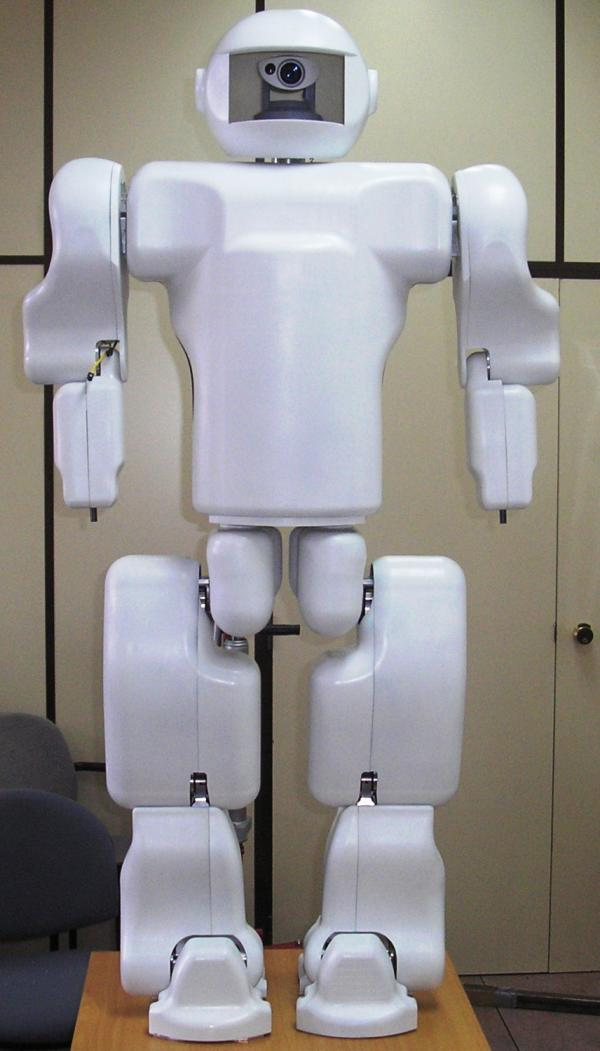
#> input picture images/front.jpg, 600 x 1051 px, given in place of tatup.mp4, which was not available
$ python main_vision_loop_hash.py
#> lines starting #> are read from the running program, lines starting #| are printed output that depends on the picture; pictures that were not available may be replaced by others from this repository, and a replacement may not be noted
# -*- coding: utf-8 -*-
"""
Author: Santiago Morante
Robotics Lab. Universidad Carlos III de Madrid

About: This file (when finished) captures two videos, and trains weights
to relate both images. After training (in fact, it is online, so I should say
'when enough time has passed') it can predict movements between cameras.
"""

import numpy as np
import cv2
from itertools import product

################################################
################################################
def limit(x):
    if(x<=0):
        return 0
    elif(x>=1):
        return 1
    else:
        return x

################################################
################################################

#params
ROWS_1 = 10
COLS_1 = 10
ROWS_2 = 10
COLS_2 = 10

alpha = 0.2
beta =0.001

# video
cap1 = cv2.VideoCapture('videos/tatup.mp4')
cap2 = cv2.VideoCapture('videos/tatup.mp4')

# create dictionary (hash table)
data={}
ROWS_1_list = list(range(ROWS_1))
COLS_1_list = list(range(COLS_1))
ROWS_2_list = list(range(ROWS_2))
COLS_2_list = list(range(COLS_2))

combos = product(ROWS_1_list, COLS_1_list, ROWS_2_list, COLS_2_list)

#### filling initial data
for x in combos:
   theKey = str(x[0]) + " " + str(x[1]) + " " + str(x[2]) + " " + str(x[3])
   data[theKey]=0
######################################


##### some variables ###############################
if(cap1.isOpened() & cap2.isOpened()):
    ret1, frame1 = cap1.read()
#> frame1 is the input picture: shape (1051, 600, 3); mean B, G, R 143.8, 145.5, 148.6
    ret2, frame2 = cap2.read()

    frame1Rows = frame1.shape[0]
#> frame1Rows = 1051
    frame1Cols = frame1.shape[1]
#> frame1Cols = 600
    frame2Rows = frame2.shape[0]
#> frame2Rows = 1051
    frame2Cols = frame2.shape[1]
#> frame2Cols = 600
else:
    raise NameError('Cannot extract images from video')
######################################################

## some neccesary initialization
image_1_t_1  =  np.zeros((ROWS_1, COLS_1), np.uint8) # image 1 previous time
image_2_t_1  =  np.zeros((ROWS_2, COLS_2), np.uint8) # image 2 previous time

predictor_image_1 = np.zeros((ROWS_1,COLS_1), np.uint8)#first predictor map 1
predictor_image_2 = np.zeros((ROWS_2,COLS_2), np.uint8) #first predictor map 2

error_image_1 = np.zeros((frame1Rows,frame1Cols), np.uint8)#first error map 1
error_image_2 = np.zeros((frame2Rows,frame2Cols), np.uint8) #first error map 2


###### LOOP #######
### loop params initilization
weight=0.0
currentWeight=0.0
prev_i=-1
prev_j=-1
prev_k=-1
prev_l=-1
newFrame=False

while(cap1.isOpened() & cap2.isOpened()):
    ret1, frame1 = cap1.read()
    ret2, frame2 = cap2.read()
    newFrame=True

    # note the changed axis in opencv
    frame1_reduced  = cv2.resize(frame1,(COLS_1, ROWS_1), interpolation = cv2.INTER_NEAREST)
    frame2_reduced  = cv2.resize(frame2,(COLS_2, ROWS_2), interpolation = cv2.INTER_NEAREST)


    image_1_t_0 = cv2.cvtColor(frame1_reduced, cv2.COLOR_BGR2GRAY)
    image_2_t_0 = cv2.cvtColor(frame2_reduced, cv2.COLOR_BGR2GRAY)

    # update weights

    for key, value in data.items():
        chainStr= key.split()
        i=int(chainStr[0])  # X_1
        j=int(chainStr[1])  # Y_1
        k=int(chainStr[2])  # X_2
        l=int(chainStr[3])  # Y_2

        # find row in DB and change weight value
        currentWeight = value


        #if no variation in any of the images, we cannot predict relation
        #so only decay affects output. Similar to losing confidence in
        #relation (prediction)

       # we only make calculation of variation if something has changed
       # either a new frame, or the indexes
        if(i!=prev_i or j!=prev_j or newFrame==True):
            Var_V1 = np.abs(image_1_t_0.item(i,j)-image_1_t_1.item(i,j))

        if(Var_V1==0):
            weight = limit(currentWeight - beta)
        else:
            if(k!=prev_k or l!=prev_l or newFrame==True):
                Var_V2 = np.abs(image_2_t_0.item(k,l)-image_2_t_1.item(k,l))
            if(Var_V2==0):
                weight = limit(currentWeight - beta)
            else:
                weight = limit(currentWeight + (alpha * Var_V1 * Var_V2 / 255.0) - beta)

        #assign new weight to cell in DB
        data[key]=weight

        ## take advantadge of loop to update maps
        currPix1 = predictor_image_1.item(i,j)
        currPix2 = predictor_image_2.item(k,l)
        predictor_image_1.itemset( (i,j), currPix1 + image_2_t_0.item(k,l)*weight )
        predictor_image_2.itemset( (k,l), currPix2 + image_1_t_0.item(i,j)*weight )

        #update indexes
        prev_i=i
        prev_j=j
        prev_k=k
        prev_l=l
        newFrame=False
#> this loop made 10000 passes
#> (Var_V1, Var_V2) on pass 1: (94, 94)
#> Var_V2 on passes 2 to 7: 92, 109, 131, 166, 178, 190
#> after the loop, data = 10000 items

   #update previous image
    image_1_t_1 = image_1_t_0.copy()
    image_2_t_1 = image_2_t_0.copy()
#########################################################
#####   END LOOP   #####################

    #### PREDICTOR MAPS ######
    # original size
#    big_predictor_image_1 = cv2.resize(predictor_image_1,(frame1Cols, frame1Rows), interpolation = cv2.INTER_NEAREST)
    #big_predictor_image_2 = cv2.resize(predictor_image_2,(frame2Cols, frame2Rows), interpolation = cv2.INTER_NEAREST)

    # smaller size
    big_predictor_image_1 = cv2.resize(predictor_image_1,(200, 200), interpolation = cv2.INTER_NEAREST)
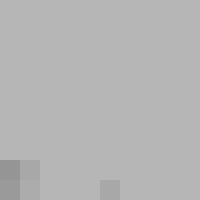
#> big_predictor_image_1: shape (200, 200); min 149, max 182, mean 181
  #  big_predictor_image_2 = cv2.resize(predictor_image_2,(200, 200), interpolation = cv2.INTER_NEAREST)

    #### SHOW PREDICTOR IMAGES ######
    cv2.imshow('Predictor 1',big_predictor_image_1)
  #  cv2.imshow('Predictor 2',big_predictor_image_2)

    #### SHOW ORIGINAL IMAGES ######
    cv2.imshow('Frame 1', frame1)
   # [11 lines of commented-out code are left out]


    if cv2.waitKey(1) & 0xFF == ord('q'):
#> (key q is pressed here)
        cv2.destroyAllWindows()
        break


$ run again, on images/lat.jpg
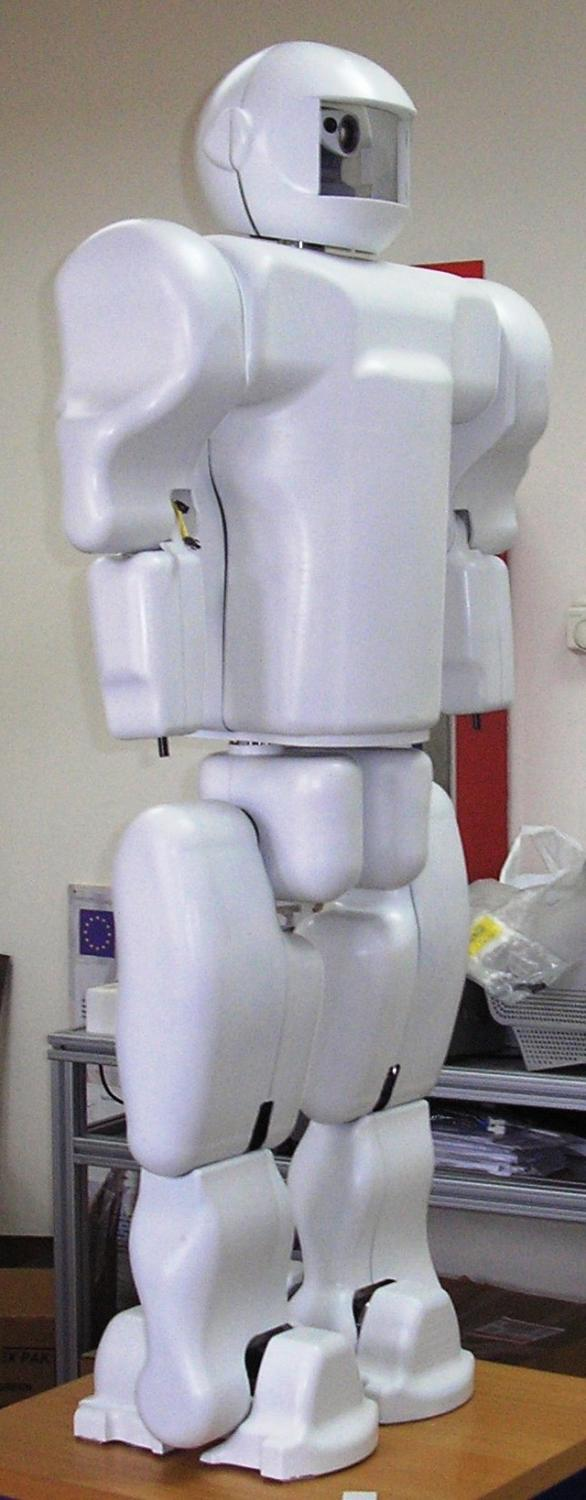
#> input picture images/lat.jpg, 586 x 1500 px, given in place of tatup.mp4, which was not available
#> frame1 is the input picture: shape (1500, 586, 3); mean B, G, R 156.4, 153.5, 158.3
#> the loop `for key, value in data.items():` made 10000 passes
#> (Var_V1, Var_V2) on pass 1: (109, 109)
#> after the loop `for key, value in data.items():`: data = 10000 items
#> `big_predictor_image_1 = cv2.resize(predictor_image_1,(200, 200), inter..`:
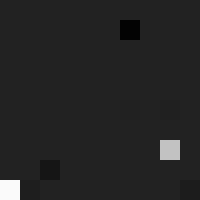
#> big_predictor_image_1: shape (200, 200); min 3, max 250, mean 37.2

$ run again, on images/lat_b.jpg
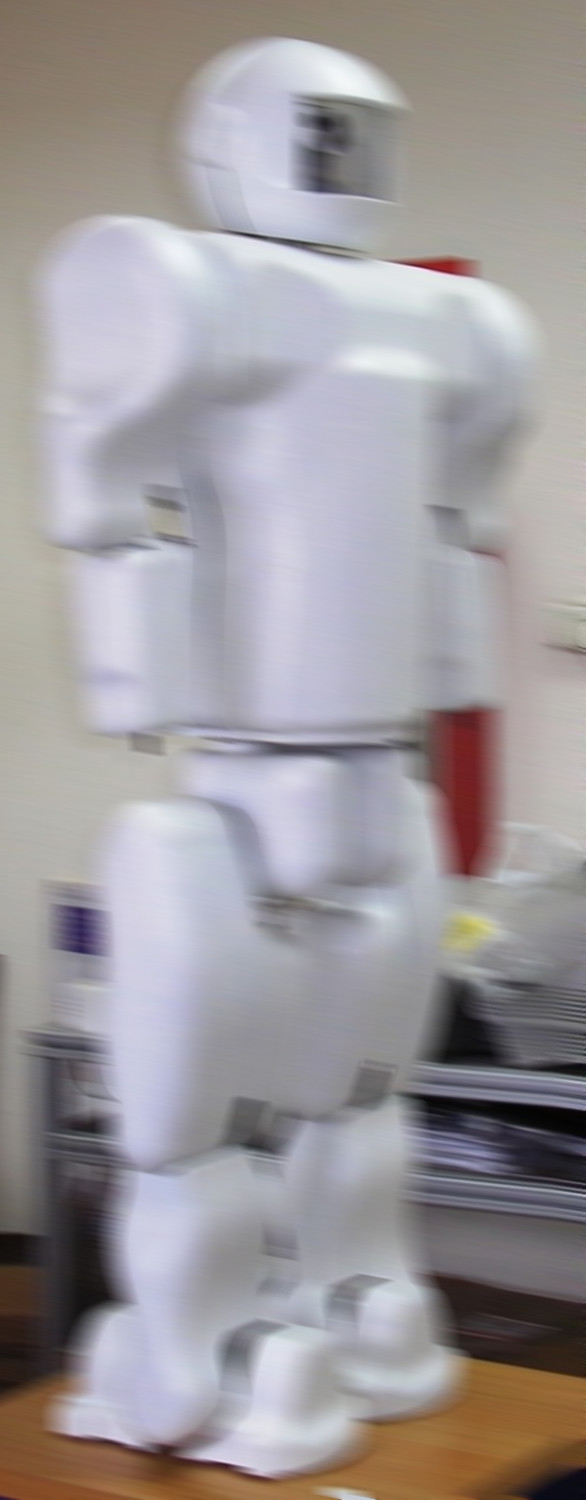
#> input picture images/lat_b.jpg, 586 x 1500 px, given in place of tatup.mp4, which was not available
#> frame1 is the input picture: shape (1500, 586, 3); mean B, G, R 156.1, 153.1, 157.9
#> the loop `for key, value in data.items():` made 10000 passes
#> (Var_V1, Var_V2) on pass 1: (110, 110)
#> after the loop `for key, value in data.items():`: data = 10000 items
#> `big_predictor_image_1 = cv2.resize(predictor_image_1,(200, 200), inter..`:
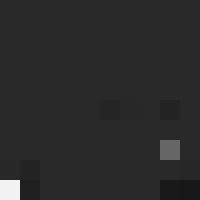
#> big_predictor_image_1: shape (200, 200); min 23, max 242, mean 43
